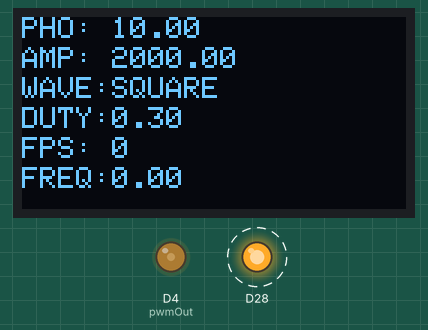
This sketch was run on a simulated Arduino Zero (SAMD21). Parts: 128×64 one-colour display, output pins drawn as LEDs (lit = HIGH). Dashed ring = blinking. The display library's start-up logo is not drawn; random numbers use the default seed unless the sketch sets one.

Above: at 2.22 s.
Timing chart, 0 to 130.0 s (numbered marks = the images above):
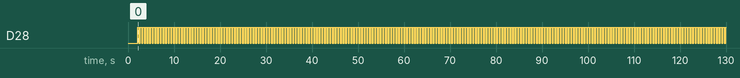

The sketch:

TouchPad.ino
```cpp
#include <SPI.h>
#include <Wire.h>
#include <MsTimer2.h>   //定时中断的头文件

#define pwmOut 4
#define freqPot 21
#define LED 13
#define SINE 0
#define SQUARE 1
#define SAW_DESC 2
#define SAW_ASC 3
#define NOISE 4

#define waveMax 4
#define waveMin 0

float minPhO = 0.016 * 1000.0; // 0.0125 is too low for some people to feel, trying 0.016 now
float maxPhO = 0.4 * 1000.0;
float phaseOffset = 10.0; //just an initial condition, this used to be 0.05

float minPhOStep = 0.02 * 1000.0;
float wavePhase = 0.01;
float twopi = 3.14159 * 2;

float minDuty = 0.3;
float maxDuty = 0.95;
float dutyCycle = 0.3;

float minAmpl = 0.0;
float maxAmpl = 2000.0;

float DACamplitude = 2000.0;
int waveType = 1; // sine, square (default), saw descending, saw ascending, noise

int countFrame = 0;  //统计每秒的帧数

void resetCountFrame(){
  onVariableChange();
  countFrame = 0;
}

void setup() {
  // 显示初始化
  initDisplay();
  displayVariables();

  // fps初始化 !!!注意!!!在中断的时候会影响DAC输出
//  MsTimer2::set(1000, resetCountFrame);        // 中断设置函数，每1000ms进入一次中断
//  MsTimer2::start();                //开始计时

  analogWriteResolution(12);
  analogWriteFrequency(pwmOut, 375000);
  pinMode(pwmOut, OUTPUT);
}

void loop() {

  analogWrite(pwmOut, int(4096 * dutyCycle));

  // count frame per second
  countFrame += 1;

  // change parameter according to freqPot voltage change
//  int freqVol = analogRead(freqPot);
//  float tempPhaseOffset = floatmap((float)freqVol, 0, 1023, minPhO, maxPhO);
//  float os = abs(tempPhaseOffset-phaseOffset);
//  if (os<minPhOStep) {
//    ;
//  }else {
//    phaseOffset = tempPhaseOffset;
//    onVariableChange();
//  }

  // generate wave
  float DACval = 0;
  wavePhase = wavePhase + (phaseOffset / 1000.0);
  if (wavePhase >= twopi) {
    wavePhase = 0;
  }

  switch (waveType) {
    case SINE:
      DACval = sin(wavePhase) * DACamplitude + 2050.0;
      // 2050.0 is DC offset?
      break;
    case SQUARE:
      // if phase > pi then 1 else 0
      (wavePhase > twopi / 2) ? (DACval = (DACamplitude / maxAmpl) * 4095.0) : (DACval = 0.0);
      break;
    case SAW_DESC:
      // phase itself is linearly ramping
      DACval = floatmap(wavePhase, 0, twopi, 0.0, 1.0) * (DACamplitude / maxAmpl) * 4095.0;
      break;
    case SAW_ASC:
      // phase itself is linearly ramping
      DACval = floatmap(wavePhase, 0, twopi, 1.0, 0.0) * (DACamplitude / maxAmpl) * 4095.0;
      break;
    case NOISE:
      (random(0, 9) > 4.5) ? (DACval = (DACamplitude / maxAmpl) * 4095.0) : (DACval = 0.0);
      break;
    default:
      DACval = sin(wavePhase) * DACamplitude + 2050.0;
      break;
  }

  DACval = 4095.0 - DACval;
  analogWrite(A14, (int)DACval);
}

// native map func uses int math
float floatmap(float x, float in_min, float in_max, float out_min, float out_max)
{
  return (x - in_min) * (out_max - out_min) / (in_max - in_min) + out_min;
}
```

screen.ino
```cpp
#include <Adafruit_GFX.h>
#include <Adafruit_SSD1306.h>

// If using software SPI (the default case):
#define OLED_MOSI   9
#define OLED_CLK   10
#define OLED_DC    11
#define OLED_CS    12
#define OLED_RESET 13
Adafruit_SSD1306 display(OLED_MOSI, OLED_CLK, OLED_DC, OLED_RESET, OLED_CS);

void initDisplay(void){
  Serial.begin(9600);

  // by default, we'll generate the high voltage from the 3.3v line internally! (neat!)
  display.begin(SSD1306_SWITCHCAPVCC);
  // init done

  // Show image buffer on the display hardware.
  // Since the buffer is intialized with an Adafruit splashscreen
  // internally, this will display the splashscreen.
  display.display();
  delay(2000);

  // Clear the buffer.
  display.clearDisplay();
}

void displayVariables(void){
  display.setTextSize(1);
  display.setTextColor(WHITE);
  // PHO
  display.setCursor(0,0);
  display.println("PHO:");
  display.setCursor(30,0);
  display.println(phaseOffset);
  // AMP
  display.setCursor(0,10);
  display.println("AMP:");
  display.setCursor(30,10);
  display.println(DACamplitude);
  // WAVE
  display.setCursor(0,20);
  display.println("WAVE:");
  display.setCursor(30,20);
  switch (waveType) {
    case SINE:
      display.println("SINE");
      break;
    case SQUARE:
      display.println("SQUARE");
      break;
    case SAW_DESC:
      display.println("SAW_DESC");
      break;
    case SAW_ASC:
      display.println("SAW_ASC");
      break;
    case NOISE:
      display.println("NOISE");
      break;
    default:
      display.println("SINE");
      break;
  }
  // DUTY
  display.setCursor(0,30);
  display.println("DUTY:");
  display.setCursor(30,30);
  display.println(dutyCycle);
  //FPS
  display.setCursor(0,40);
  display.println("FPS:");
  display.setCursor(30,40);
  display.println(countFrame);
  //FREQ
  display.setCursor(0,50);
  display.println("FREQ:");
  display.setCursor(30,50);
  display.println(countFrame*phaseOffset/twopi/1000);

  display.display();
}

void onVariableChange(void){
  display.clearDisplay();
  displayVariables();
}
```

Measured:
- by itself, D28: alternates HIGH for 0.29 s and LOW for 0.29 s
